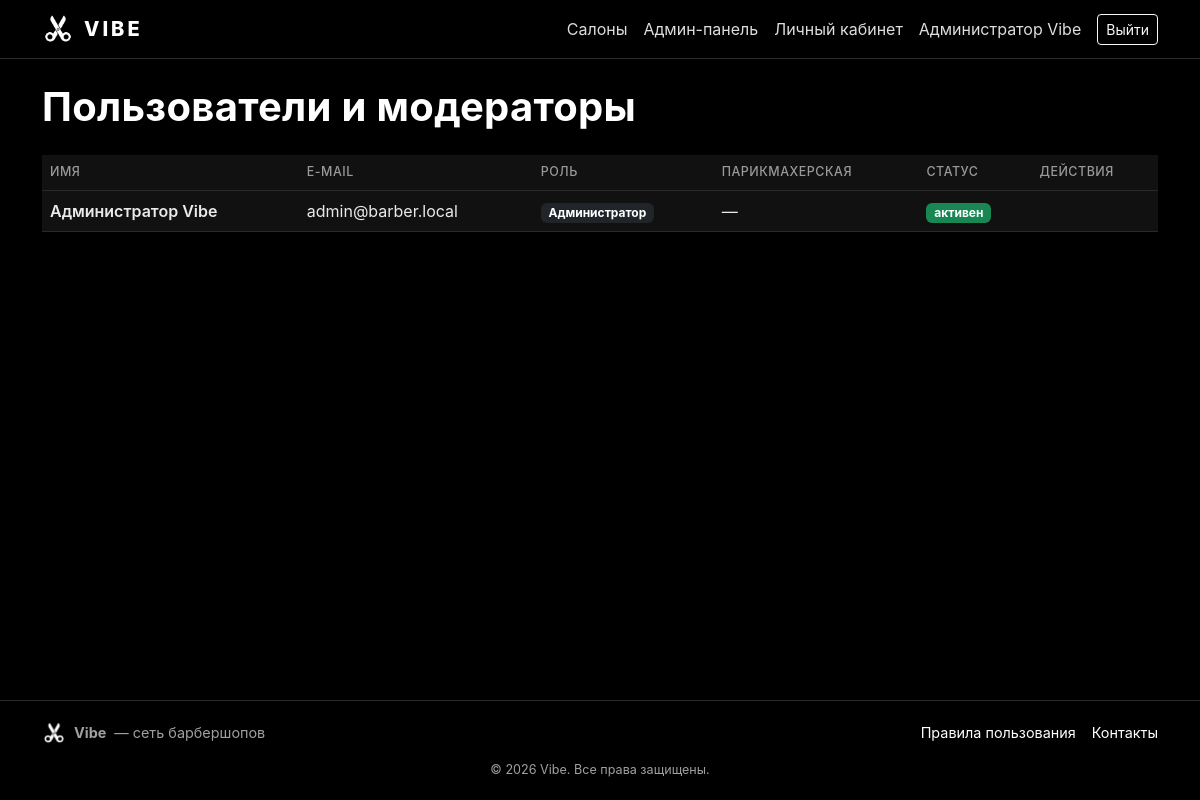
Page /admin/users (signed in) on the committed database.
### app/models.py (models this page shows, shortened)
class User(UserMixin, db.Model):
    __tablename__ = "users"
    id = db.Column(db.Integer, primary_key=True)
    full_name = db.Column(db.String(150), nullable=False)
    email = db.Column(db.String(150), unique=True, nullable=False, index=True)
    phone = db.Column(db.String(30), unique=True, nullable=True, index=True)
    password_hash = db.Column(db.String(255), nullable=False)
    role = db.Column(db.String(20), nullable=False, default=ROLE_CLIENT)
    salon_id = db.Column(db.Integer, db.ForeignKey("salons.id"), nullable=True)
    is_active_flag = db.Column(db.Boolean, default=True)
    created_at = db.Column(db.DateTime, default=datetime.utcnow)
    phone_verified = db.Column(db.Boolean, default=False, nullable=False)
    phone_code = db.Column(db.String(10), nullable=True)
    phone_code_expires = db.Column(db.DateTime, nullable=True)
    reset_code = db.Column(db.String(10), nullable=True)
    reset_code_expires = db.Column(db.DateTime, nullable=True)
    reset_channel = db.Column(db.String(10), nullable=True)
    salon = db.relationship("Salon", foreign_keys=[salon_id], backref="moderators")
    bookings = db.relationship("Booking", backref="client", foreign_keys="Booking.user_id")
    @property
    def is_active(self):
        return self.is_active_flag
    def is_admin(self):
        return self.role == ROLE_ADMIN

### app/admin.py (the view)
@admin_bp.route("/users")
def users():
    items = User.query.order_by(User.role, User.full_name).all()
    salons = Salon.query.filter_by(is_active=True).order_by(Salon.name).all()
    return render_template("admin/users.html", users=items, salons=salons)

### app/admin.py (called while the page is built)
@admin_bp.before_request
@login_required
@roles_required(ROLE_ADMIN)
def guard():
    pass

### app/templates/admin/users.html (shortened to what this page needs)
{% extends "base.html" %}
{% block content %}
  <h1 class="fw-bold mb-4">Пользователи и модераторы</h1>
  <div class="table-responsive">
    <table class="table bg-white align-middle">
      <thead>
        <tr><th>Имя</th><th>E-mail</th><th>Роль</th><th>Парикмахерская</th><th>Статус</th><th>Действия</th></tr>
      </thead>
      <tbody>
      {% for u in users %}
        <tr>
          <td class="fw-semibold">{{ u.full_name }}</td>
          <td>{{ u.email }}</td>
          <td>
            {% if u.role == 'admin' %}<span class="badge bg-dark">Администратор</span>
            {% elif u.role == 'moderator' %}<span class="badge bg-primary">Модератор</span>
            {% else %}<span class="badge bg-secondary">Клиент</span>{% endif %}
          </td>
          <td>{{ u.salon.name if u.salon else "—" }}</td>
          <td>{% if u.is_active_flag %}<span class="badge bg-success">активен</span>{% else %}<span class="badge bg-danger">заблокирован</span>{% endif %}</td>
          <td class="text-nowrap">
          </td>
        </tr>
      {% endfor %}
      </tbody>
    </table>
  </div>
{% endblock %}

### app/templates/base.html (shortened to what this page needs)
<!doctype html>
<html lang="ru">
<head>
  <link href="https://cdn.jsdelivr.net/npm/bootstrap@5.3.3/dist/css/bootstrap.min.css"
        rel="stylesheet"
>
  <link href="{{ url_for('static', filename='css/style.css') }}" rel="stylesheet">
</head>
<body>
  <nav class="navbar navbar-expand-lg navbar-dark app-navbar">
    <div class="container">
      <a class="navbar-brand" href="{{ url_for('main.index') }}">
        <img src="{{ url_for('static', filename='img/logo.png') }}" alt="Vibe">
        <span class="brand-text">Vibe</span>
      </a>
      <div class="collapse navbar-collapse" id="nav">
        <ul class="navbar-nav ms-auto align-items-lg-center">
          <li class="nav-item"><a class="nav-link" href="{{ url_for('main.index') }}">Салоны</a></li>
          {% if current_user.is_authenticated %}
            {% if current_user.is_admin() %}
              <li class="nav-item"><a class="nav-link" href="{{ url_for('admin.dashboard') }}">Админ-панель</a></li>
            {% elif current_user.is_moderator() %}
              <li class="nav-item"><a class="nav-link" href="{{ url_for('moderator.dashboard') }}">Кабинет модератора</a></li>
            {% endif %}
            <li class="nav-item"><a class="nav-link" href="{{ url_for('main.profile') }}">Личный кабинет</a></li>
            <li class="nav-item"><span class="nav-link text-light-50">{{ current_user.full_name }}</span></li>
            <li class="nav-item"><a class="btn btn-outline-light btn-sm ms-2" href="{{ url_for('auth.logout') }}">Выйти</a></li>
          {% else %}
            <li class="nav-item"><a class="nav-link" href="{{ url_for('auth.login') }}">Вход</a></li>
            <li class="nav-item"><a class="btn btn-light btn-sm ms-2" href="{{ url_for('auth.register') }}">Регистрация</a></li>
          {% endif %}
        </ul>
      </div>
    </div>
  </nav>
  <main class="container py-4">
    {% block content %}{% endblock %}
  </main>
  <footer class="vibe-footer">
    <div class="container">
      <div class="d-flex flex-wrap justify-content-between align-items-center mb-3">
        <div class="d-flex align-items-center gap-2">
          <img src="{{ url_for('static', filename='img/logo.png') }}" alt="Vibe">
          <strong>Vibe</strong> — сеть барбершопов
        </div>
        <div class="d-flex gap-3">
          <a href="{{ url_for('main.rules') }}">Правила пользования</a>
          <a href="{{ url_for('main.contacts') }}">Контакты</a>
        </div>
      </div>
      <div class="small text-light-50 text-center">© {{ now.year }} Vibe. Все права защищены.</div>
    </div>
  </footer>
</body>
</html>

### app/static/css/style.css (style rules this page uses)
:root { --vibe-black: #000000; --vibe-dark: #111111; --vibe-gray: #1c1c1c; --vibe-border: #2a2a2a; --vibe-muted: #a0a0a0; --vibe-accent: #ffffff; }
* { box-sizing: border-box; }
body { background: var(--vibe-black); color: #eaeaea; font-family: -apple-system, "Segoe UI", Roboto, "Helvetica Neue", Arial, sans-serif; min-height: 100vh; display: flex; flex-direction: column; }
main { flex: 1; }
a { color: #ffffff; text-decoration: none; }
.app-navbar { background: #000 !important; border-bottom: 1px solid var(--vibe-border); }
.navbar-brand { display: flex; align-items: center; gap: 10px; }
.navbar-brand img { height: 32px; width: auto; }
.navbar-brand .brand-text { font-weight: 800; letter-spacing: 3px; text-transform: uppercase; color: #fff; }
.app-navbar .nav-link { color: #ddd !important; }
.vibe-footer { border-top: 1px solid var(--vibe-border); padding: 20px 0; margin-top: 60px; color: var(--vibe-muted); font-size: .9rem; background: #000; }
.vibe-footer img { height: 24px; width: auto; }
.text-light-50 { color: var(--vibe-muted) !important; }
h1, h2, h3, h4, h5 { color: #fff; letter-spacing: .3px; }
.table { color: #eaeaea; }
.table > :not(caption) > * > * { background: var(--vibe-dark); color: #eaeaea; border-bottom-color: var(--vibe-border); }
.table thead th { color: #999; font-weight: 500; text-transform: uppercase; font-size: .78rem; letter-spacing: .5px; }

### rows in the picture
User: full_name "Администратор Vibe", email "admin@barber.local", role "Администратор", salon "—", is_active_flag "активен"
